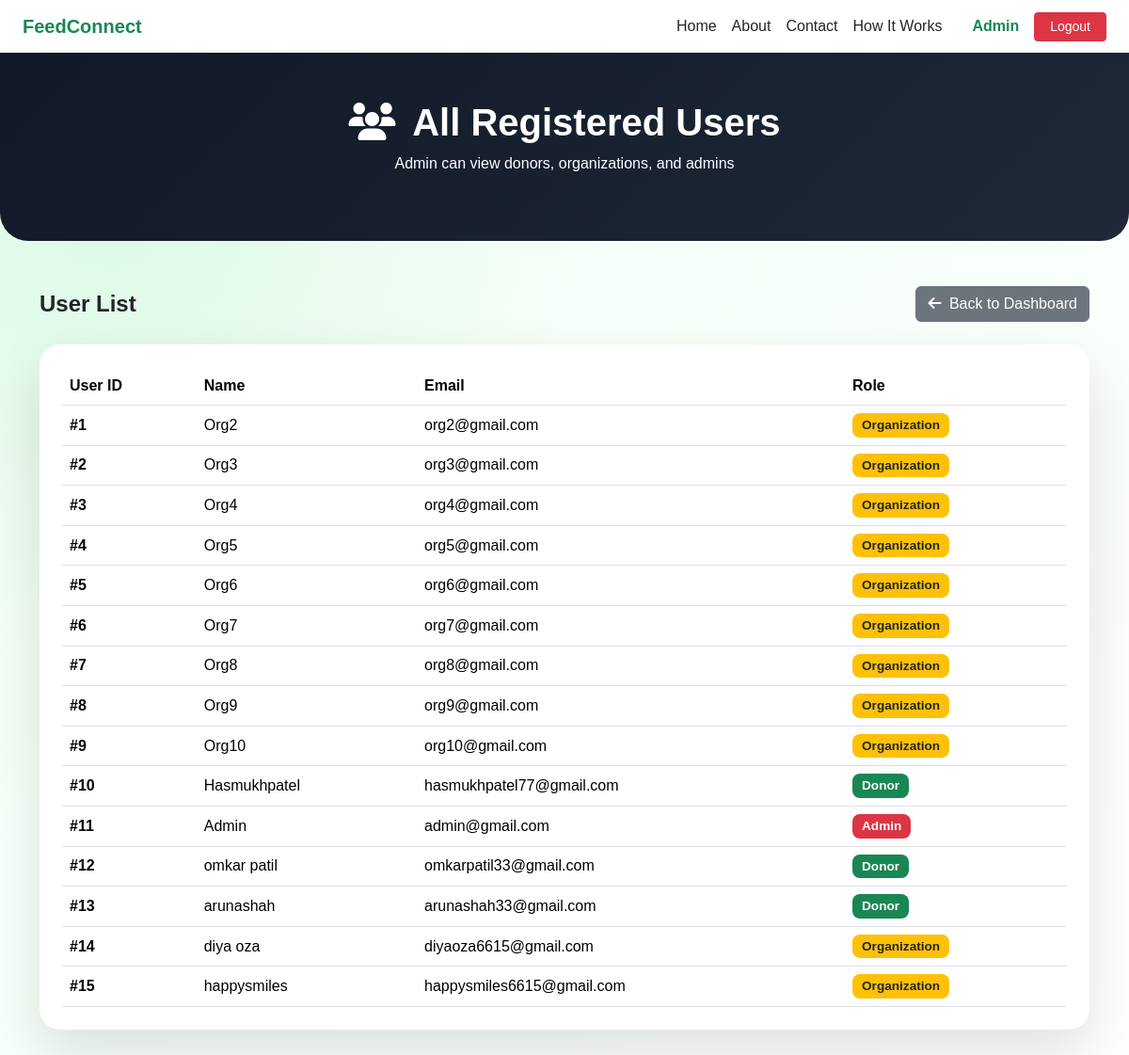
/admin/view_users.php (signed in), run on the app's committed database.
### tables this page shows
CREATE TABLE `users` (
  `id` int(11) NOT NULL,
  `name` varchar(100) DEFAULT NULL,
  `email` varchar(100) DEFAULT NULL,
  `password` varchar(255) DEFAULT NULL,
  `role` varchar(20) DEFAULT NULL
);

### admin/view_users.php (the view, shortened to what this page needs)
<?php
include "../config/db.php";
$query = "SELECT id, name, email, role FROM users";
$result = mysqli_query($conn, $query);
?>
<!DOCTYPE html>
<html>
<head>
<link href="https://cdn.jsdelivr.net/npm/bootstrap@5.3.2/dist/css/bootstrap.min.css" rel="stylesheet">
<link href="https://cdn.jsdelivr.net/npm/bootstrap-icons/font/bootstrap-icons.css" rel="stylesheet">
<link rel="stylesheet" href="https://cdnjs.cloudflare.com/ajax/libs/font-awesome/6.5.0/css/all.min.css">
<link rel="stylesheet" href="../css/style.css">
</head>
<body>
<?php include "../includes/navbar.php"; ?>
<section class="page-header text-center">
  <div class="container">
    <h1 class="fw-bold">
      <i class="fa-solid fa-users me-2"></i>
      All Registered Users
    </h1>
    <p class="mb-0">Admin can view donors, organizations, and admins</p>
  </div>
</section>
<div class="container py-5">
  <div class="d-flex justify-content-between align-items-center mb-4 flex-wrap gap-2">
    <h4 class="fw-bold mb-0">User List</h4>
    <a href="dashboard.php" class="btn btn-secondary">
      <i class="fa-solid fa-arrow-left me-1"></i> Back to Dashboard
    </a>
  </div>
  <div class="table-card p-4">
    <div class="table-responsive">
      <table class="table table-hover align-middle mb-0">
        <thead>
          <tr>
            <th>User ID</th>
            <th>Name</th>
            <th>Email</th>
            <th>Role</th>
          </tr>
        </thead>
        <tbody>
        <?php
        if (mysqli_num_rows($result) > 0) {
            while ($row = mysqli_fetch_assoc($result)) {
                echo "<tr>";
                echo "<td class='fw-bold'>#{$row['id']}</td>";
                echo "<td>{$row['name']}</td>";
                echo "<td>{$row['email']}</td>";
                if ($row['role'] == 'admin') {
                    echo "<td><span class='badge bg-danger'>Admin</span></td>";
                } elseif ($row['role'] == 'organization') {
                    echo "<td><span class='badge bg-warning text-dark'>Organization</span></td>";
                } else {
                    echo "<td><span class='badge bg-success'>Donor</span></td>";
                }
                echo "</tr>";
            }
        }
        ?>
        </tbody>
      </table>
    </div>
  </div>
</div>
</body>
</html>

### css/style.css (style rules this page uses)
body { font-family: 'Poppins', sans-serif; background-color: #ffffff; }
h1, h2, h3, h4, h5 { font-weight: 600; }

### admin/view_users.php (style rules this page uses)
body { background: radial-gradient(circle at 10% 20%, rgba(34,197,94,0.10), transparent 35%), linear-gradient(135deg,#f0fff4,#ffffff); }
.page-header { background:linear-gradient(135deg,#111827,#1f2937); color:#fff; padding:50px 0 70px; border-radius:0 0 30px 30px; }
.table-card { border-radius:22px; box-shadow:0 25px 60px rgba(0,0,0,0.12); background:#fff; overflow:hidden; }
.table thead { background:#111827; color:#fff; }
.badge { font-size:0.85rem; padding:6px 10px; border-radius:8px; }

### data on the page
users: id "1", name "Org2", email "org2@gmail.com", role "Organization"
users: id "2", name "Org3", email "org3@gmail.com", role "Organization"
users: id "3", name "Org4", email "org4@gmail.com", role "Organization"
users: id "4", name "Org5", email "org5@gmail.com", role "Organization"
users: id "5", name "Org6", email "org6@gmail.com", role "Organization"
users: id "6", name "Org7", email "org7@gmail.com", role "Organization"
users: id "7", name "Org8", email "org8@gmail.com", role "Organization"
users: id "8", name "Org9", email "org9@gmail.com", role "Organization"
users: id "9", name "Org10", email "org10@gmail.com", role "Organization"
users: id "10", name "Hasmukhpatel", email "hasmukhpatel77@gmail.com", role "Donor"
users: id "11", name "Admin", email "admin@gmail.com", role "Admin"
users: id "12", name "omkar patil", email "omkarpatil33@gmail.com", role "Donor"
users: id "13", name "arunashah", email "arunashah33@gmail.com", role "Donor"
users: id "14", name "diya oza", email "diyaoza6615@gmail.com", role "Organization"
users: id "15", name "happysmiles", email "happysmiles6615@gmail.com", role "Organization"

### other printed values
$_SESSION['role'] "Admin"
